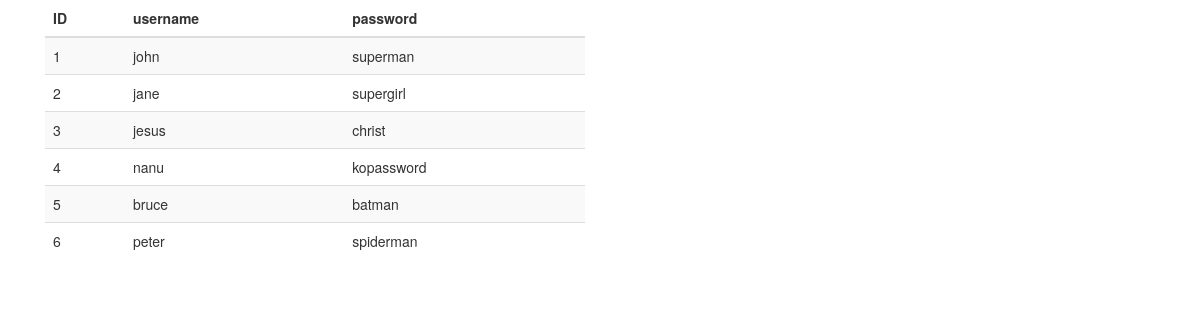
The page /mysql/login_read.php on the database as committed earlier.
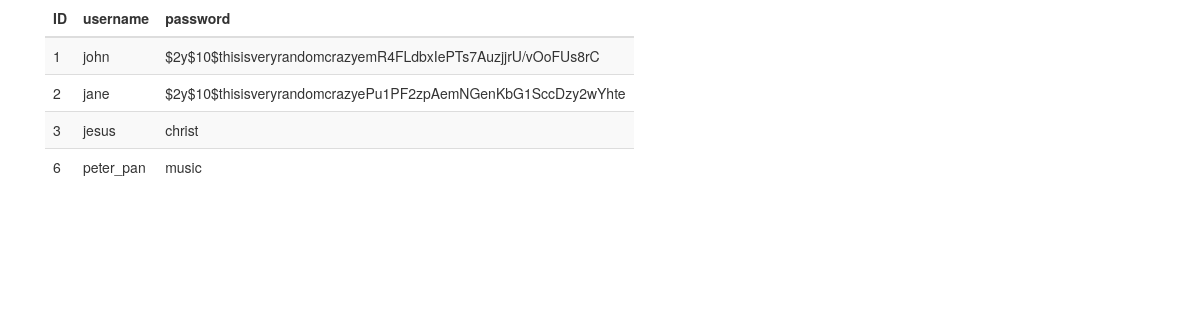
The same page on the database as committed later.
### tables this page shows
CREATE TABLE `users` (
  `id` int(11) NOT NULL,
  `username` varchar(32) NOT NULL,
  `password` varchar(200) NOT NULL
);

### mysql/login_read.php (the view, shortened to what this page needs)
<?php
	$connection = mysqli_connect(
		'localhost',
		'phpl',
		'PHPlearn',
		'phpl'
		);
	$query = "SELECT * FROM users";
	$result = mysqli_query($connection,$query);
?>
<!DOCTYPE html>
<html lang="en">
<head>
	<link rel="stylesheet" href="https://maxcdn.bootstrapcdn.com/bootstrap/3.3.7/css/bootstrap.min.css">
	<link rel="stylesheet" href="https://maxcdn.bootstrapcdn.com/bootstrap/3.3.7/css/bootstrap-theme.min.css">
</head>
<body>
<div class="container">
	<div class="col-sm-6">
		<table class="table table-striped">
			<thead>
				<tr>
					<th>ID</th>
					<th>username</th>
					<th>password</th>
				</tr>
			</thead>
			<tbody>
				<?php
					while ($rows = mysqli_fetch_assoc($result)) {
				?>
						<tr>
				<?php
							foreach ($rows as $key => $value) {
				?>
									<td>
				<?php
										echo  $value;
				?>
									</td>
				<?php
							}
				?>
						</tr>
				<?php
					}
				?>
			</tbody>
		</table>
	</div>
</div>
</body>
</html>

Rows that differ between the two databases and show on the page:
removed users: id "4", username "nanu", password "kopassword"
removed users: id "5", username "bruce", password "batman"
Other text that changed with them:
new list line: "$2y$10$thisisveryrandomcrazyemR4FLdbxIePTs7AuzjjrU/vOoFUs8rC"
new list line: "$2y$10$thisisveryrandomcrazyePu1PF2zpAemNGenKbG1SccDzy2wYhte"
new list line: "peter_pan"
new list line: "music"
list line gone: "superman"
list line gone: "supergirl"
list line gone: "peter"
list line gone: "spiderman"
